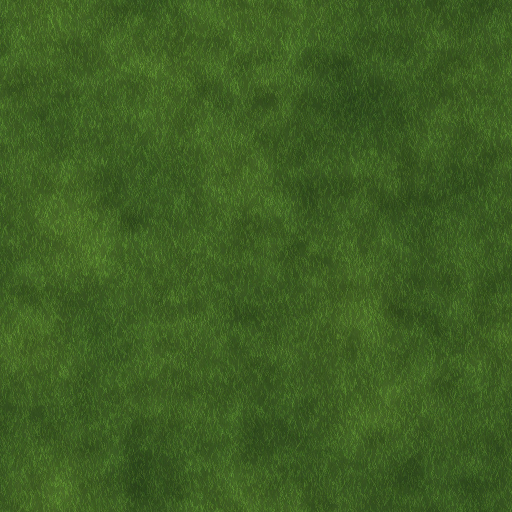
#> input picture assets/3d/jardim-botanico/scripts/tex/grama2.jpg, 1024 x 1024 px (shown at 1/2 size); its folder holds 6 pictures in this run
$ python jbo_tex.py
#> lines starting #> are read from the running program, lines starting #| are printed output that depends on the picture
#!/usr/bin/env python3
"""jbo_tex.py -- texturas proprias do Jardim Botanico (as demais vem do gerador do Casa Prado, em tex/). Fora do
Blender, num venv com numpy e pillow:  python -I jbo_tex.py
  drenante.jpg: uma vaga de piso drenante (2,40 x 5,0 m; u ao longo da fileira, v da frente para o fundo), como na
  implantacao: faixa branca de divisa nas bordas, dois trilhos de concreto (8-30% e 70-92% da largura) e grama."""
import os
import numpy as np
from PIL import Image

AQUI = os.path.dirname(os.path.abspath(__file__))
TEX = os.path.join(AQUI, 'tex')
W, H = 256, 512


def ladrilho(nome, w, h):
    """Textura ladrilhavel redimensionada para o quadro inteiro (sem emenda no meio)."""
#> called with nome = 'grama2.jpg', w = 256, h = 512
    im = Image.open(os.path.join(TEX, nome)).convert('RGB').resize((w, h), Image.LANCZOS)
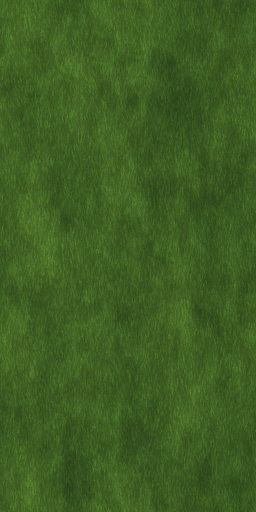
#> im: PIL image 256x512 RGB; mean R, G, B 62.1, 94.4, 34.6
    return np.asarray(im).astype(np.float32)


grama = ladrilho('grama2.jpg', W, H)
conc = ladrilho('concreto.jpg', W, H)
#> call 2 of ladrilho, with nome = 'concreto.jpg', w = 256, h = 512
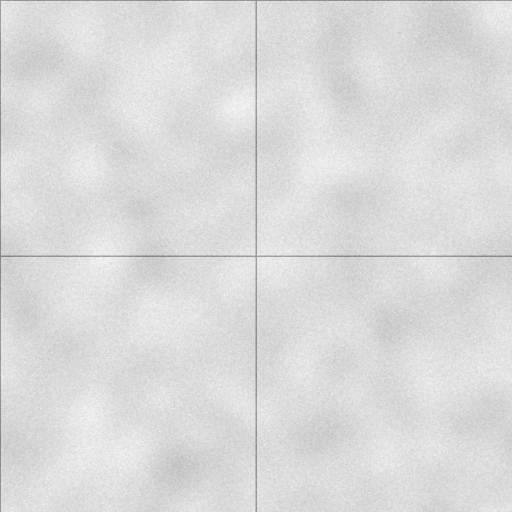
#> input picture assets/3d/jardim-botanico/scripts/tex/concreto.jpg, 1024 x 1024 px (shown at 1/2 size)
#> in ladrilho (call 2), `im = Image.open(os.path.join(TEX, nome)).convert('RGB').resize((w, h),..`:
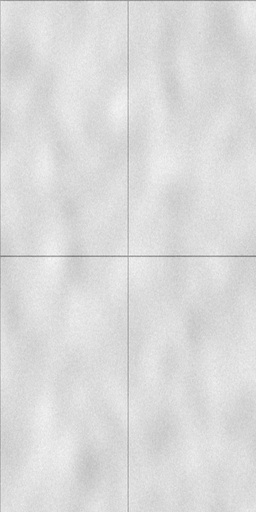
#> im: PIL image 256x512 RGB; min 128, max 248, mean 218.6
conc = conc / conc.mean() * np.array([178, 176, 172], np.float32)
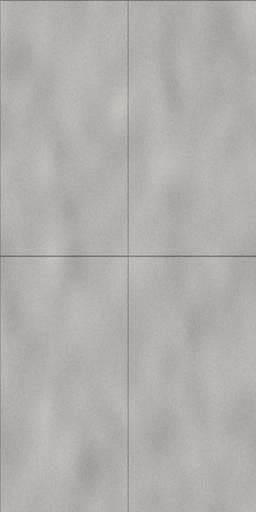
#> conc: shape (512, 256, 3) float32; mean of channels 0, 1, 2 178, 176, 172; drawn as R, G, B
u = (np.arange(W) + 0.5) / W
m = ((u > 0.08) & (u < 0.30)) | ((u > 0.70) & (u < 0.92))
out = np.where(m[None, :, None], conc, grama * 0.92)
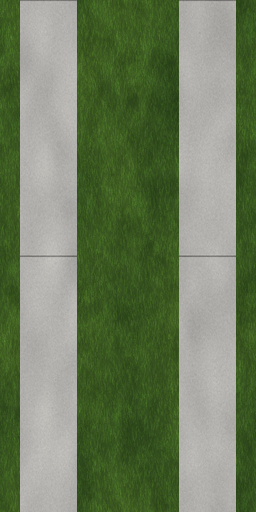
#> out: shape (512, 256, 3) float32; mean of channels 0, 1, 2 111.4, 127, 94.5; drawn as R, G, B
borda = (u < 0.012) | (u > 0.988)
out[:, borda] = 225
v = (np.arange(H) + 0.5) / H
out[(v < 0.010) | (v > 0.990), :] = 225
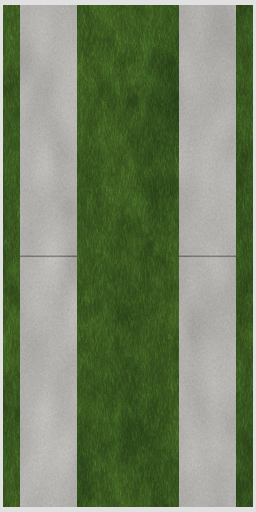
#> out: shape (512, 256, 3) float32; mean of channels 0, 1, 2 117.5, 132.1, 101.6; drawn as R, G, B
Image.fromarray(np.clip(out, 0, 255).astype(np.uint8)).save(os.path.join(TEX, 'drenante.jpg'), quality=88)
print('ok drenante.jpg')
